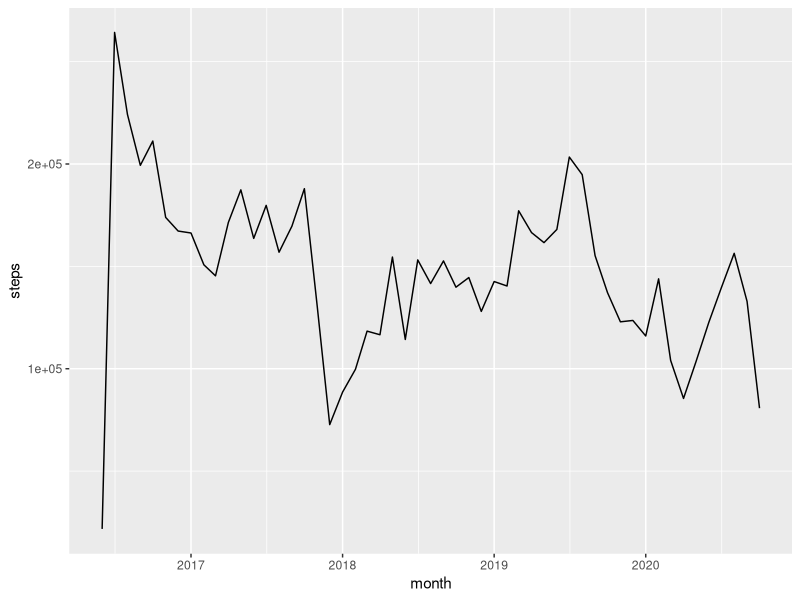
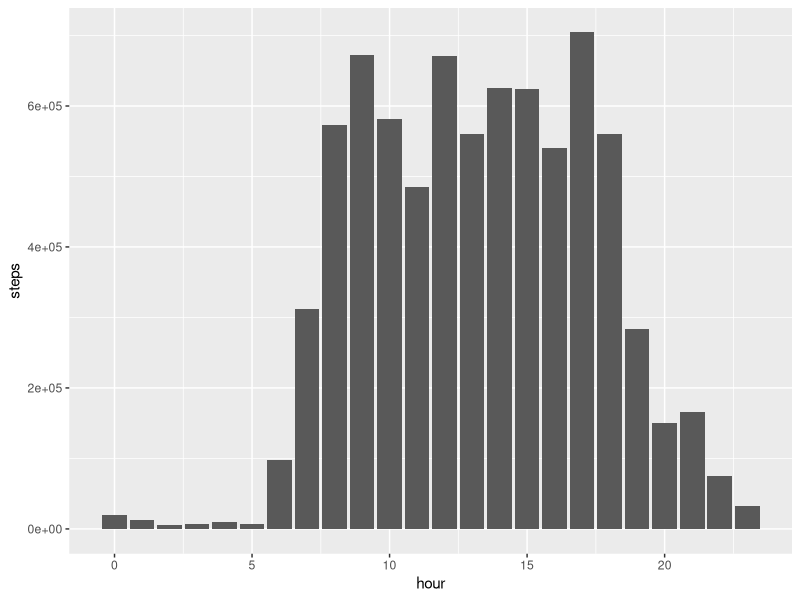
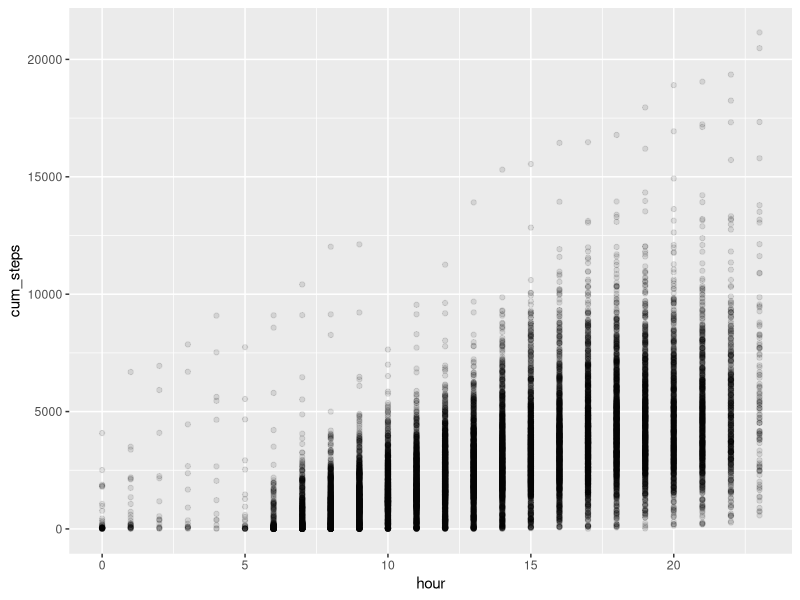
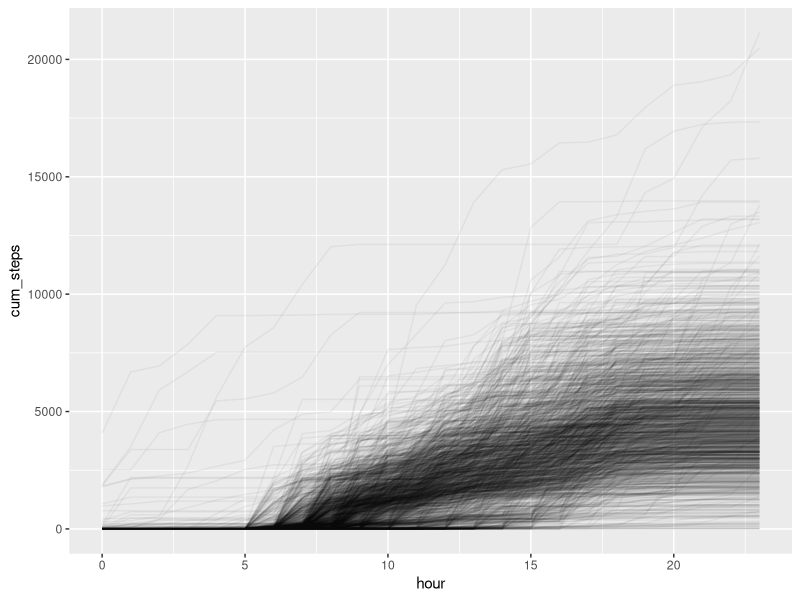
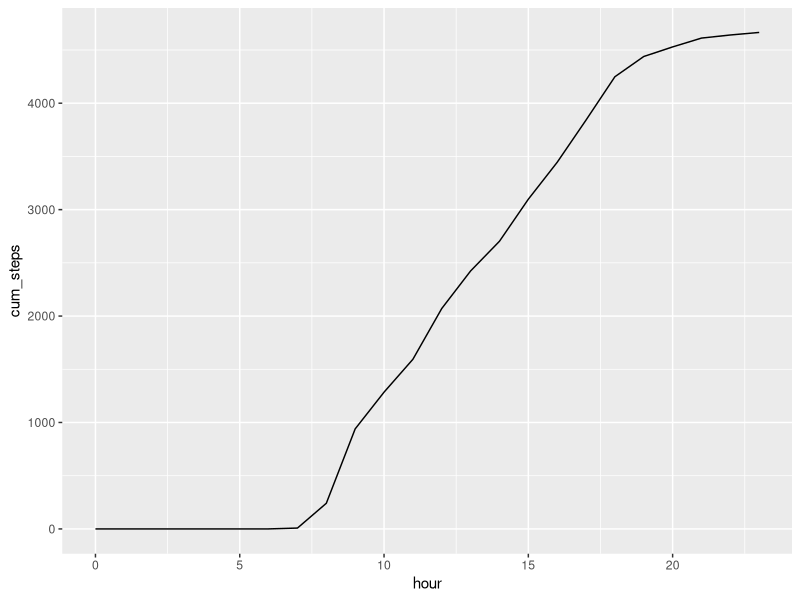
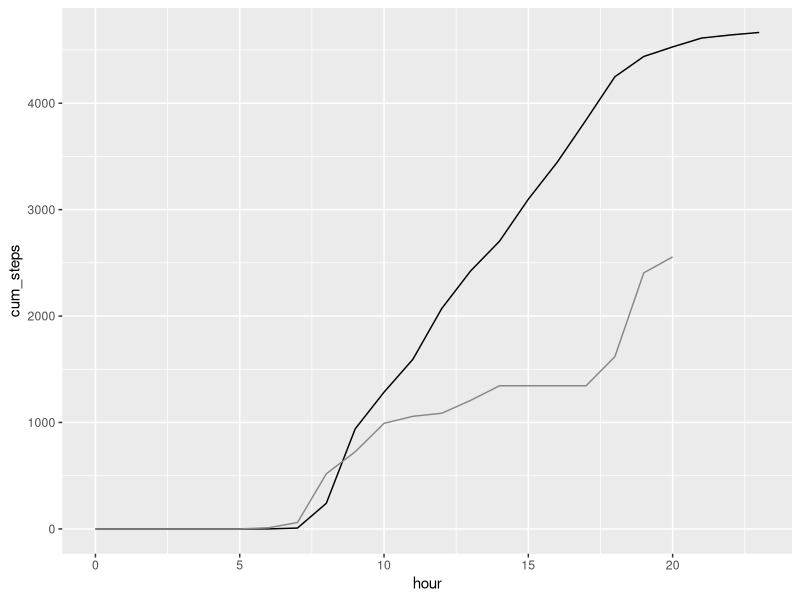

These figures' R source, in order:
## ---- chunk 1
knitr::opts_chunk$set(echo = TRUE)
library(tidyverse)
library(lubridate)
## ---- chunk 2
data <- read_csv("data/Steps.csv", col_types = cols(
  Start = col_character(), # We'll manually parse the date below
  Finish = col_character(),
  `Steps (count)` = col_double()
))
## ---- chunk 3
data %>% head(1)
## ---- chunk 4
lubridate::parse_date_time("27-Jun-2016 18:26", "dmY HM")
## ---- chunk 5
steps <- data %>% mutate(
  date = parse_date_time(Start, "dmY HM")
) %>% 
  select(date, steps = `Steps (count)`)
steps
## ---- chunk 6
steps %>% 
  group_by(month = floor_date(date, unit = "month")) %>% 
  summarize(steps = sum(steps)) %>% 
  ggplot(aes(x = month, y = steps)) + geom_line()
## ---- chunk 7
steps %>% 
  group_by(hour = hour(date)) %>% 
  summarize(steps = sum(steps)) %>% 
  ggplot(aes(x = hour, y = steps)) + geom_col()
## ---- chunk 8
steps_by_hour <- steps %>% 
  group_by(day = floor_date(date, unit = "day"), hour = hour(date)) %>% 
  summarize(steps = sum(steps))
# Now we have one row per hour
steps_by_hour
## ---- chunk 9
cum_steps <- steps_by_hour %>% 
  group_by(day) %>% 
  mutate(cum_steps = cumsum(steps))
cum_steps
## ---- chunk 10
ggplot(cum_steps, aes(x = hour, y = cum_steps)) + geom_point(alpha = .1)
## ---- chunk 11
cum_steps %>% group_by(hour) %>% count()
## ---- chunk 12
steps_by_hour_complete <- 
  steps_by_hour %>%
  group_by(day) %>% 
  complete(hour = 0:23, fill = list(steps = 0))
steps_by_hour_complete %>% tail()  
#)
  #day = seq(min(steps_by_hour$day), max(steps_by_hour$day), by = "1 day"),
## ---- chunk 13
cum_steps <- steps_by_hour_complete %>% 
  group_by(day) %>% 
  mutate(cum_steps = cumsum(steps))
## ---- chunk 14
ggplot(cum_steps, aes(x = hour, y = cum_steps, group = day)) +
  geom_line(alpha = .05)
## ---- chunk 15
cum_steps %>% 
  group_by(hour) %>% 
  summarize(cum_steps = median(cum_steps)) %>% 
  ggplot(aes(x = hour, y = cum_steps)) + 
  geom_line()
## ---- chunk 16
cum_steps %>% 
  ungroup() %>% 
  filter(day == last(day))
## ---- chunk 17
cum_steps %>% 
  group_by(hour) %>% 
  summarize(cum_steps = median(cum_steps)) %>% 
  ggplot(aes(x = hour, y = cum_steps)) + 
  geom_line() +
  geom_line(
    data = cum_steps %>% ungroup() %>% filter(day == last(day), hour <= 20),
    color = "#888888")
